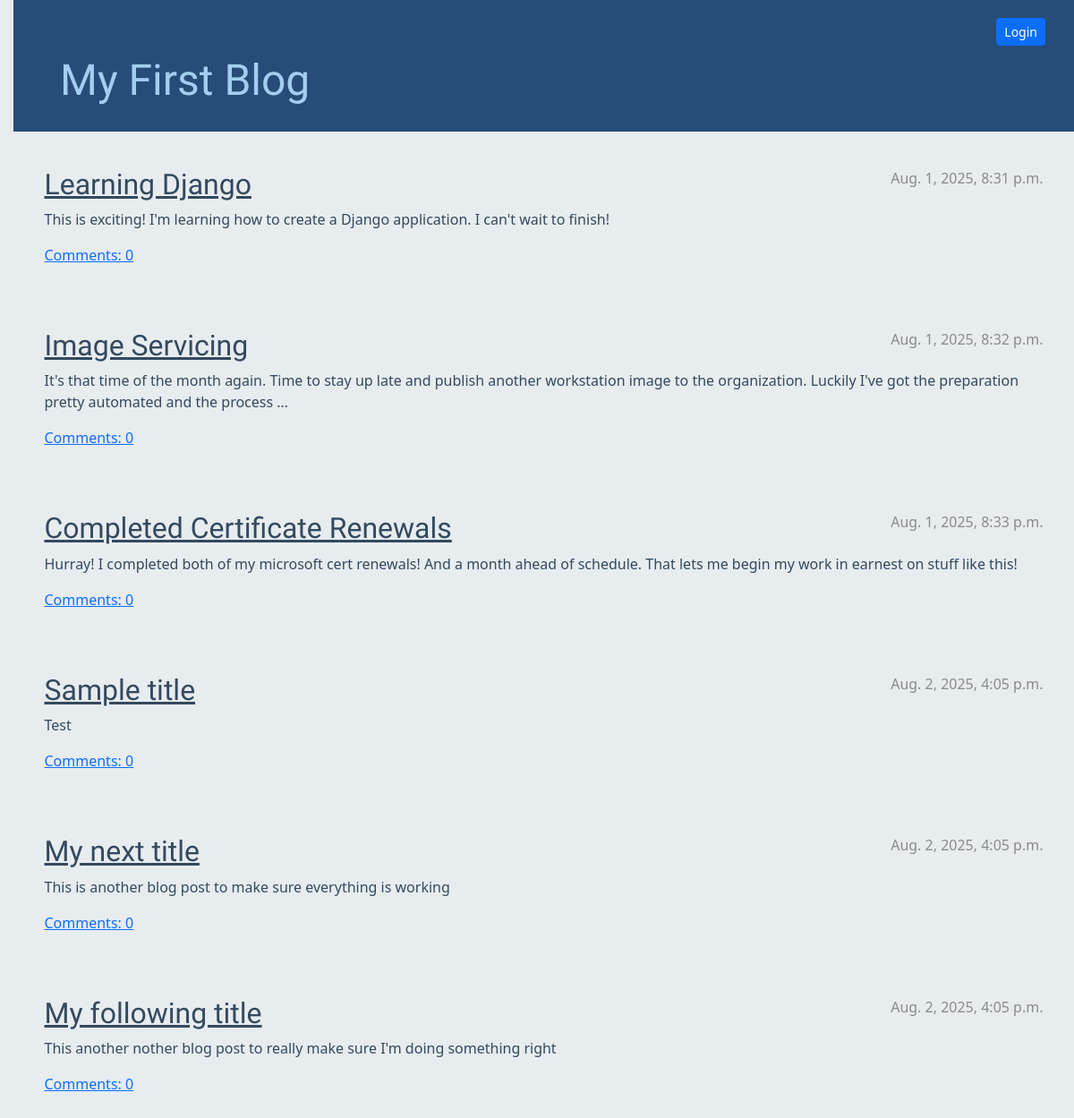
The app's page /, older data.
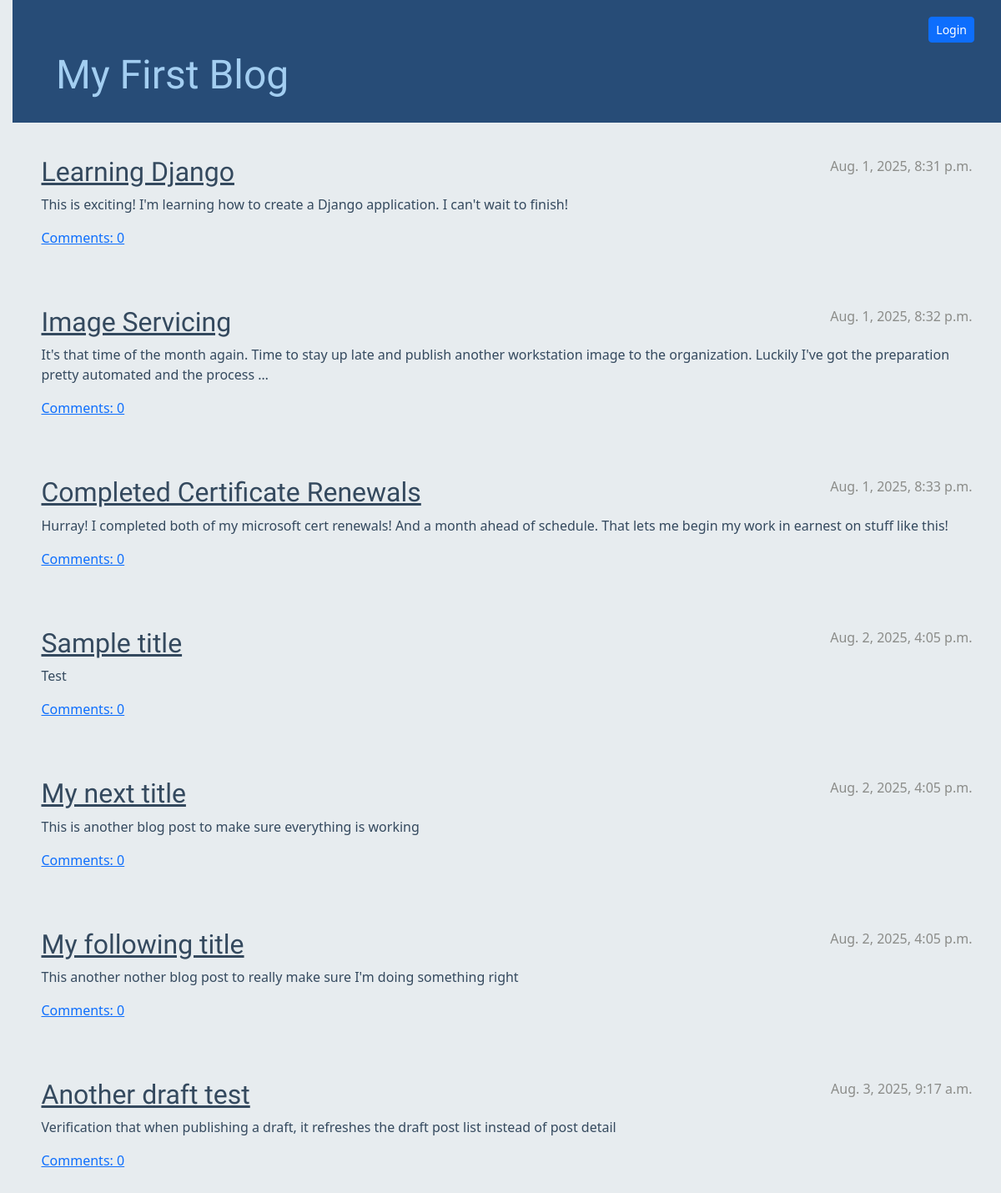
The same page, newer data.
### blog/models.py (models this page shows, shortened)
class Post(models.Model):
    author = models.ForeignKey(settings.AUTH_USER_MODEL, on_delete=models.CASCADE)
    title = models.CharField(max_length=200)
    text = models.TextField()
    created_date = models.DateTimeField(default=timezone.now)
    published_date = models.DateTimeField(blank=True, null=True)
    def approved_comments(self):
        return self.comments.filter(approved_comment=True)

### blog/views.py (the view)
# urls.py: path('', views.post_list, name='post_list'),
def post_list(request):
    posts = Post.objects.filter(published_date__lte=timezone.now()).order_by('published_date')
    return render(request, 'blog/post_list.html', {'posts': posts})

### blog/templates/blog/post_list.html
{% extends 'blog/base.html' %}
{% block content %}
{% for post in posts %}
<article class="post">
    <time class="date">
        {{ post.published_date }}
    </time>
    <h2><a href="{% url 'post_detail' pk=post.pk %}">{{ post.title }}</a></h2>
    <p>{{ post.text|truncatewords:30 }}</p>
    <a href="{% url 'post_detail' pk=post.pk %}">Comments: {{ post.approved_comments.count }}</a>
</article>
{% empty %}
<p>No posts available.</p>
{% endfor %}
{% endblock %}

Row changes from the older to the newer data that the page shows:
added Post: published_date "Aug. 3, 2025, 9:17 a.m.", title "Another draft test", text "Verification that when publishing a draft, it refreshes the draft post list instead of post detail", approved_comments.count "0"
